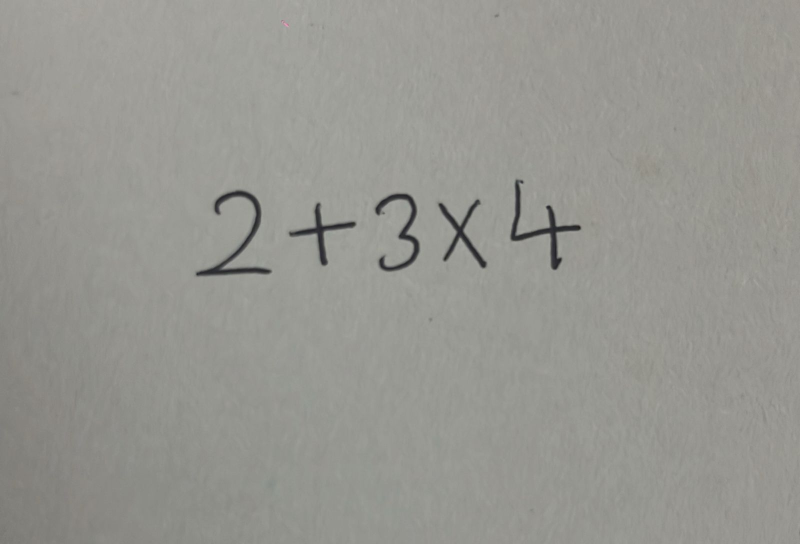
#> input picture uploads/WhatsApp Image 2025-07-07 at 10.06.14 PM.jpeg, 1600 x 1088 px (shown at 1/2 size)
$ python -i math_solver_backend.py   (imports and definitions only)
#> lines starting #> are read from the running program, lines starting #| are printed output that depends on the picture; after the words box and inside, x2 and y2 are one past the last pixel; in counts of white or black regions, pixels touching at a corner belong together
import cv2
import numpy as np
import pytesseract
import sympy as sp
from sympy import symbols, solve, simplify, expand, factor
import re
from typing import Optional, Tuple, List
import base64
from io import BytesIO
from PIL import Image

class MathSolver:
    def __init__(self):
        """Initialize the Math Solver with OCR and symbolic math capabilities"""
        self.x, self.y, self.z = symbols('x y z')
        self.variables = [self.x, self.y, self.z]

    def preprocess_image(self, image_path: str) -> np.ndarray:
        """
        Preprocess the image for better OCR accuracy

        Args:
            image_path: Path to the input image

        Returns:
            Preprocessed image as numpy array
        """
        # Read the image
        img = cv2.imread(image_path)
#> img is the input picture: shape (1088, 1600, 3); mean B, G, R 144.9, 150.4, 150.6
        if img is None:
            raise ValueError(f"Could not read image from {image_path}")

        # Convert to grayscale
        gray = cv2.cvtColor(img, cv2.COLOR_BGR2GRAY)

        # Apply Gaussian blur to reduce noise
        blurred = cv2.GaussianBlur(gray, (3, 3), 0)

        # Apply threshold to get binary image
        _, thresh = cv2.threshold(blurred, 0, 255, cv2.THRESH_BINARY + cv2.THRESH_OTSU)
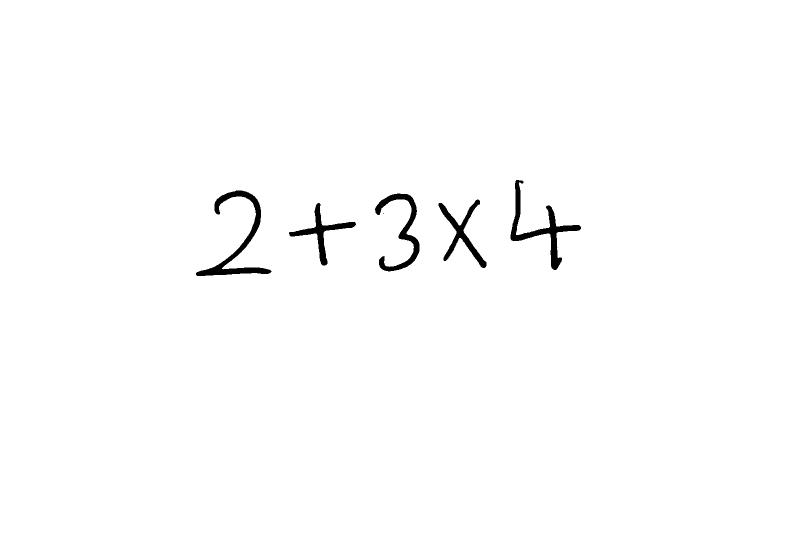
#> thresh: shape (1088, 1600) (shown at 1/2 size); 99% white; 6 black regions (1 under 20 px), largest, box (x1, y1, x2, y2) and area: (392, 381, 543, 552) 4641, (1021, 360, 1162, 540) 4255, (750, 387, 839, 543) 3439, (877, 399, 973, 536) 2946, (578, 406, 712, 531) 2780

        # Invert if background is dark
        if np.mean(thresh) < 127:
            thresh = cv2.bitwise_not(thresh)

        # Morphological operations to clean up
        kernel = np.ones((2, 2), np.uint8)
        cleaned = cv2.morphologyEx(thresh, cv2.MORPH_CLOSE, kernel)
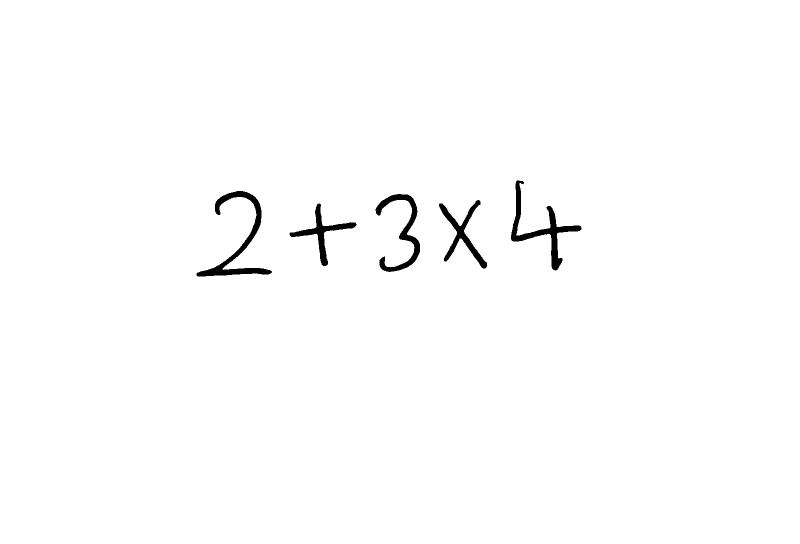
#> cleaned: shape (1088, 1600) (shown at 1/2 size); 99% white; 5 black regions, box (x1, y1, x2, y2) and area: (393, 382, 544, 553) 4641, (1022, 361, 1163, 541) 4254, (751, 388, 840, 544) 3439, (878, 400, 974, 537) 2946, (579, 407, 713, 532) 2780

        # Resize image for better OCR (if too small)
        height, width = cleaned.shape
#> height = 1088; width = 1600
        if height < 100 or width < 100:
            scale_factor = max(100 / height, 100 / width)
            new_width = int(width * scale_factor)
            new_height = int(height * scale_factor)
            cleaned = cv2.resize(cleaned, (new_width, new_height), interpolation=cv2.INTER_CUBIC)

        return cleaned

    def extract_text_from_image(self, processed_image: np.ndarray) -> str:
        """
        Extract text from preprocessed image using OCR

        Args:
            processed_image: Preprocessed image

        Returns:
            Extracted text string
        """
        # Configure Tesseract for math expressions
        custom_config = r'--oem 3 --psm 6 -c tessedit_char_whitelist=0123456789+-*/=()^xyzXYZ.'

        # Extract text
#> (the run stopped early here; a loop or call above may not have finished)

$ run again, on uploads/WhatsApp Image 2025-07-07 at 9.01.56 PM.jpeg
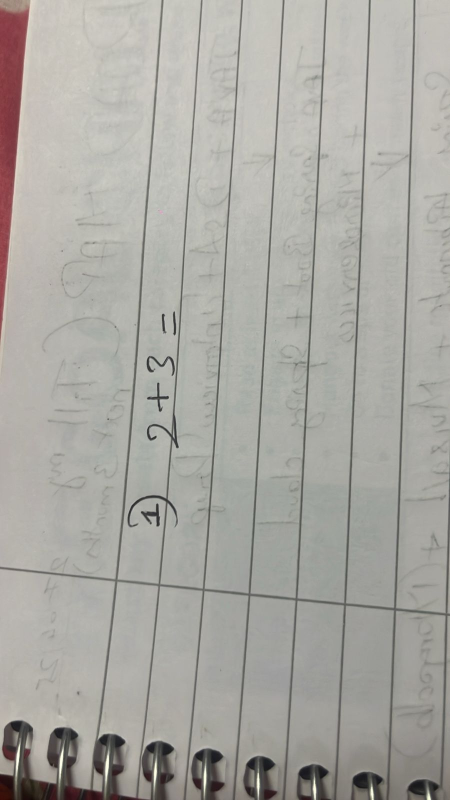
#> input picture uploads/WhatsApp Image 2025-07-07 at 9.01.56 PM.jpeg, 900 x 1600 px (shown at 1/2 size)
#> in preprocess_image, img is the input picture: shape (1600, 900, 3); mean B, G, R 162.2, 167.8, 169.3
#> in preprocess_image, `_, thresh = cv2.threshold(blurred, 0, 255, cv2.THRESH_BINARY + cv2.THR..`:
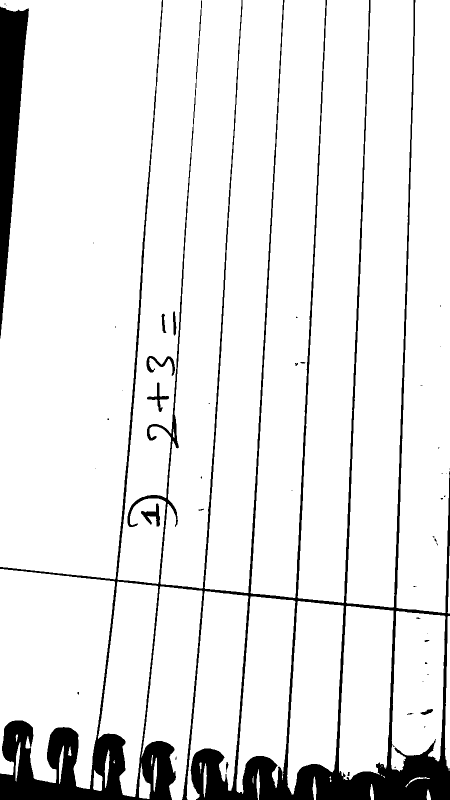
#> thresh: shape (1600, 900) (shown at 1/2 size); 90.6% white; 49 black regions (34 under 20 px), largest, box (x1, y1, x2, y2) and area: (0, 0, 900, 1600) 113446, (0, 13, 58, 677) 19244, (293, 712, 350, 752) 665
#> in preprocess_image, `cleaned = cv2.morphologyEx(thresh, cv2.MORPH_CLOSE, kernel)`:
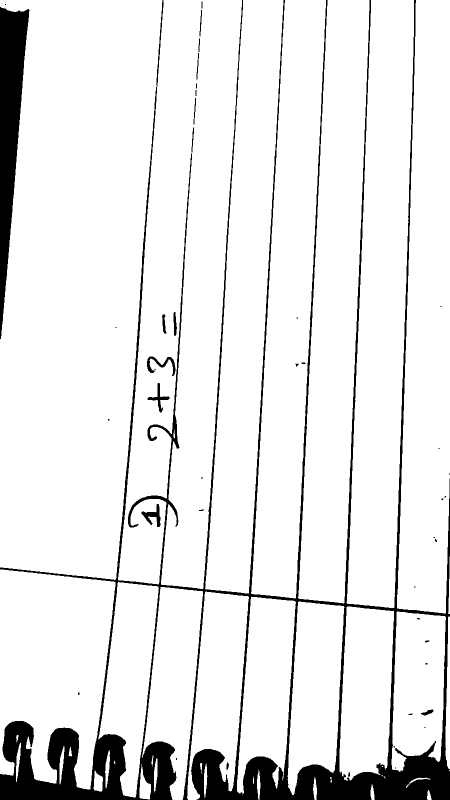
#> cleaned: shape (1600, 900) (shown at 1/2 size); 90.6% white; 46 black regions (21 under 20 px), largest, box (x1, y1, x2, y2) and area: (0, 0, 900, 1600) 111399, (0, 14, 59, 678) 19906, (283, 1008, 321, 1054) 664

$ run again, on uploads/WhatsApp Image 2025-07-07 at 9.02.44 PM.jpeg
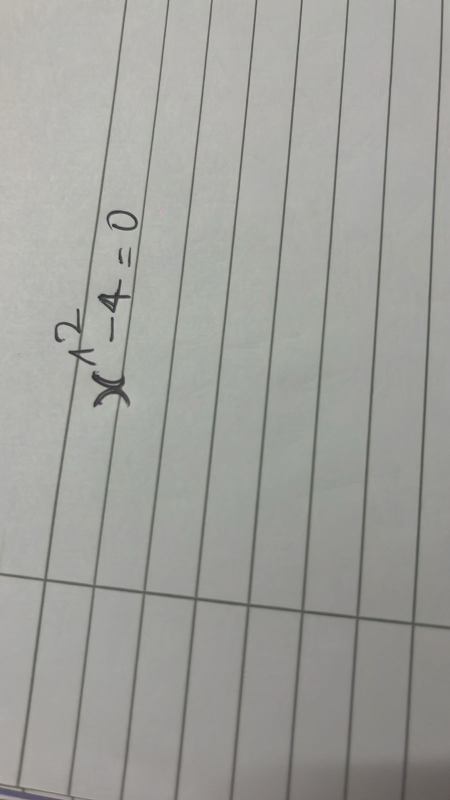
#> input picture uploads/WhatsApp Image 2025-07-07 at 9.02.44 PM.jpeg, 900 x 1600 px (shown at 1/2 size)
#> in preprocess_image, img is the input picture: shape (1600, 900, 3); mean B, G, R 155.9, 160.3, 159.8
#> in preprocess_image, `_, thresh = cv2.threshold(blurred, 0, 255, cv2.THRESH_BINARY + cv2.THR..`:
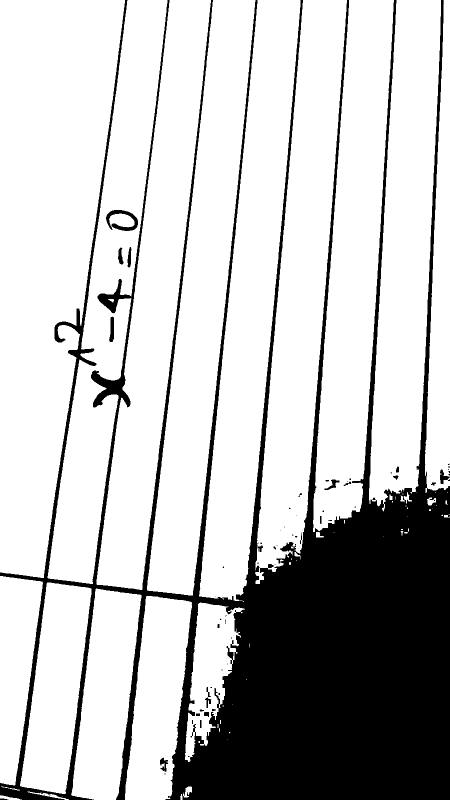
#> thresh: shape (1600, 900) (shown at 1/2 size); 75.9% white; 70 black regions (43 under 20 px), largest, box (x1, y1, x2, y2) and area: (0, 0, 900, 1600) 342903, (212, 420, 276, 462) 1066, (218, 633, 228, 684) 364
#> in preprocess_image, `cleaned = cv2.morphologyEx(thresh, cv2.MORPH_CLOSE, kernel)`:
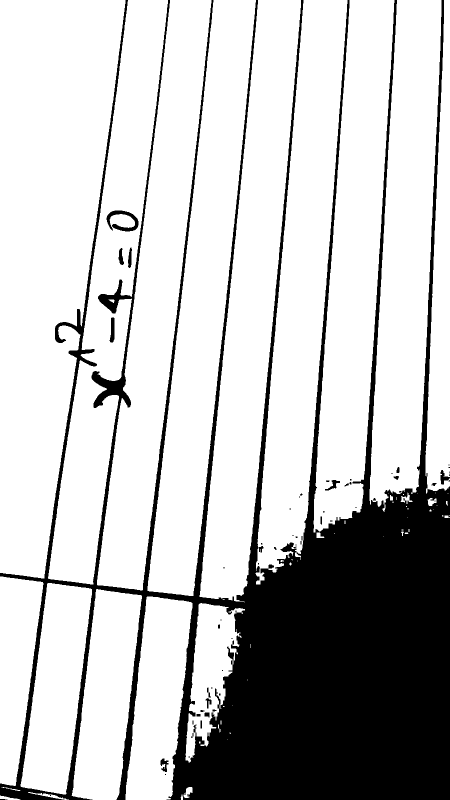
#> cleaned: shape (1600, 900) (shown at 1/2 size); 76% white; 61 black regions (35 under 20 px), largest, box (x1, y1, x2, y2) and area: (0, 0, 900, 1600) 341504, (213, 421, 277, 463) 1066, (219, 635, 229, 685) 363

$ run again, on uploads/WhatsApp Image 2025-07-07 at 9.03.12 PM.jpeg
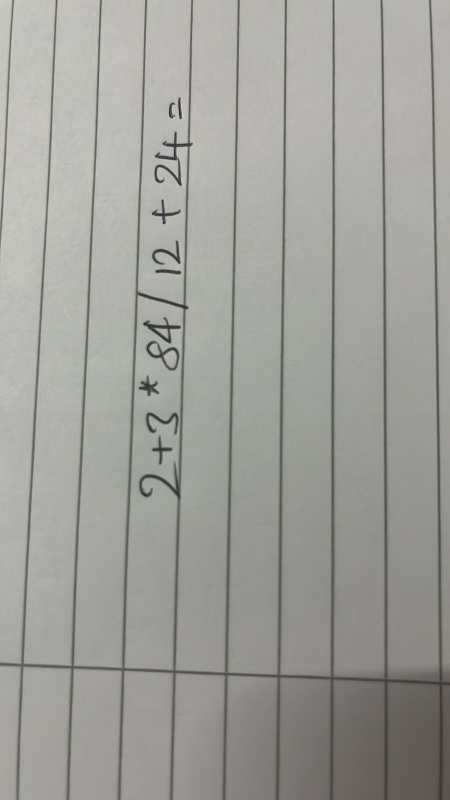
#> input picture uploads/WhatsApp Image 2025-07-07 at 9.03.12 PM.jpeg, 900 x 1600 px (shown at 1/2 size)
#> in preprocess_image, img is the input picture: shape (1600, 900, 3); mean B, G, R 154.1, 159.2, 158.8
#> in preprocess_image, `_, thresh = cv2.threshold(blurred, 0, 255, cv2.THRESH_BINARY + cv2.THR..`:
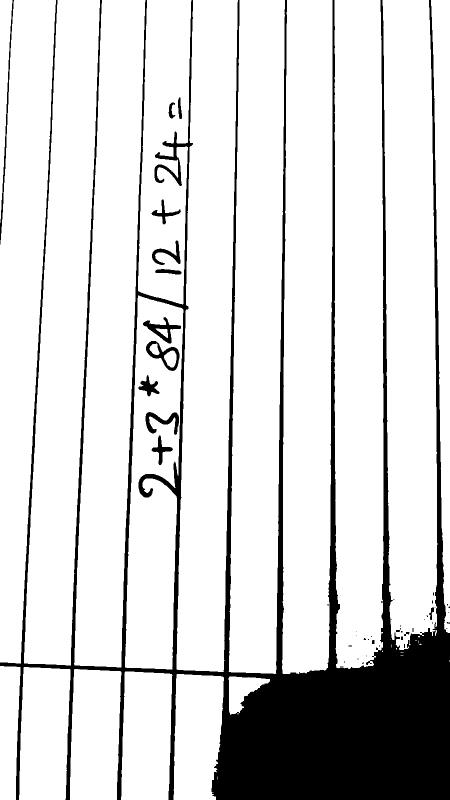
#> thresh: shape (1600, 900) (shown at 1/2 size); 84.4% white; 48 black regions (31 under 20 px), largest, box (x1, y1, x2, y2) and area: (0, 0, 900, 1600) 215322, (0, 0, 28, 489) 1411, (286, 634, 362, 687) 1248
#> in preprocess_image, `cleaned = cv2.morphologyEx(thresh, cv2.MORPH_CLOSE, kernel)`:
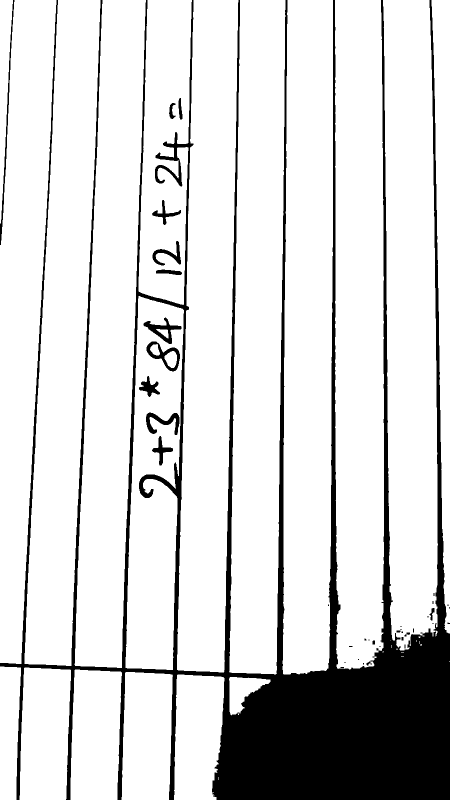
#> cleaned: shape (1600, 900) (shown at 1/2 size); 84.5% white; 38 black regions (21 under 20 px), largest, box (x1, y1, x2, y2) and area: (0, 0, 900, 1600) 214486, (0, 0, 29, 490) 1457, (287, 635, 363, 688) 1248
